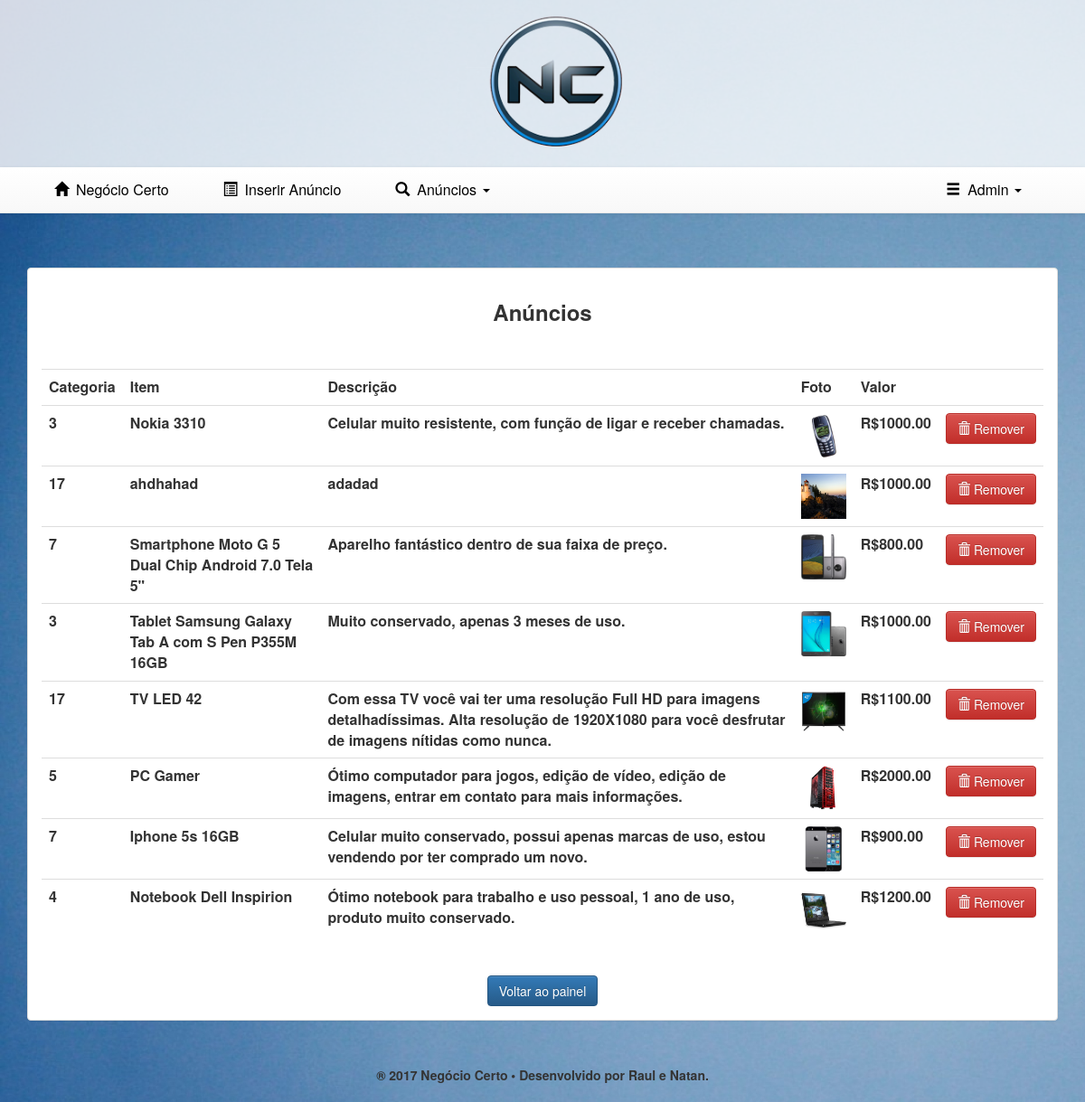
The page /administra-anuncio.php (signed in) on the database its author committed.
### tables this page shows
CREATE TABLE `anuncios` (
  `id` int(11) NOT NULL,
  `id_categoria` int(11) DEFAULT NULL,
  `titulo` varchar(50) DEFAULT NULL,
  `descricao` varchar(200) DEFAULT NULL,
  `foto` varchar(200) DEFAULT NULL,
  `valor` double(10,2) DEFAULT NULL,
  `id_usuario` int(11) NOT NULL
);

### anuncio-util.php (called while the page is built, shortened)
<?php
        function listaAnuncios($conexao){
        $comando = "select * from anuncios order by id desc";
        return mysqli_query($conexao, $comando);
        }
?>

### administra-anuncio.php (the view)
<?php   include("cabecalho.php");
        include("anuncio-util.php");
    $anuncios = listaAnuncios($conexao);
?>
<br>
        <div class="row">
            <div class="panel panel-default">
                <div class="panel-body">
    <h3 style="font-weight: bold;">Anúncios</h3><br><br>
        <div class="table-responsive">
            <table class=" table table-hover">
            <tr>
                <th style="font-weight: bold;">Categoria</th>
                <th style="font-weight: bold;">Item</th>
                <th style="font-weight: bold;">Descrição</th>
                <th style="font-weight: bold;">Foto</th>
                <th style="font-weight: bold;">Valor</th>
                <th></th>
            </tr>
            <?php
                foreach($anuncios as $anuncio){
            ?>
            <tr>
                <td style="font-weight: bold;"><?= $anuncio['id_categoria']; ?></td>
                <td style="font-weight: bold;"><?= $anuncio['titulo']; ?></td>
                <td style="font-weight: bold;"><?= $anuncio['descricao']; ?></td>
                <td><img style="width: 50px; height: 50px;"  src="<?= $anuncio['foto']; ?>"></td>
                <td style="font-weight: bold;"><?= 'R$'.$anuncio['valor']; ?></td>
                <td><a class="btn btn-danger" onclick="return confirm('Deseja realmente remover este anúncio?: <?= $anuncio['titulo']?>');" href="remove-anuncio.php?id=<?= $anuncio['id']; ?>"><span class="glyphicon glyphicon-trash"></span> Remover</a></td>
            </tr>
            <?php
            }
            ?>
            </table><br>
            <center><a class="btn btn-primary" href="painel.php">Voltar ao painel</a></center>
        </div>
                </div>
            </div>
</div>
<?php include("rodape.php"); ?>

### cabecalho.php (style rules this page uses)
body { background-image: url(imagens/fundo6.jpg); background-size: cover; -webkit-background-size: cover; -moz-background-size: cover; -ms-background-size: cover; -o-background-size: cover; }

### rows shown on the page
anuncios: id_categoria "3", titulo "Nokia 3310", descricao "Celular muito resistente, com função de ligar e receber chamadas.", foto (picture), valor "1000.00"
anuncios: id_categoria "17", titulo "ahdhahad", descricao "adadad", foto (picture), valor "1000.00"
anuncios: id_categoria "7", titulo "Smartphone Moto G 5 Dual Chip Android 7.0 Tela 5\"", descricao "Aparelho fantástico dentro de sua faixa de preço.", foto (picture), valor "800.00"
anuncios: id_categoria "3", titulo "Tablet Samsung Galaxy Tab A com S Pen P355M 16GB", descricao "Muito conservado, apenas 3 meses de uso.", foto (picture), valor "1000.00"
anuncios: id_categoria "17", titulo "TV LED 42", descricao "Com essa TV você vai ter uma resolução Full HD para imagens detalhadíssimas. Alta resolução de 1920X1080 para você desfrutar de imagens nítidas como nunca.", foto (picture), valor "1100.00"
anuncios: id_categoria "5", titulo "PC Gamer", descricao "Ótimo computador para jogos, edição de vídeo, edição de imagens, entrar em contato para mais informações.", foto (picture), valor "2000.00"
anuncios: id_categoria "7", titulo "Iphone 5s 16GB", descricao "Celular muito conservado, possui apenas marcas de uso, estou vendendo por ter comprado um novo.", foto (picture), valor "900.00"
anuncios: id_categoria "4", titulo "Notebook Dell Inspirion", descricao "Ótimo notebook para trabalho e uso pessoal, 1 ano de uso, produto muito conservado.", foto (picture), valor "1200.00"

### other values the page prints
$_SESSION['usuarioLogado'] "Admin"
